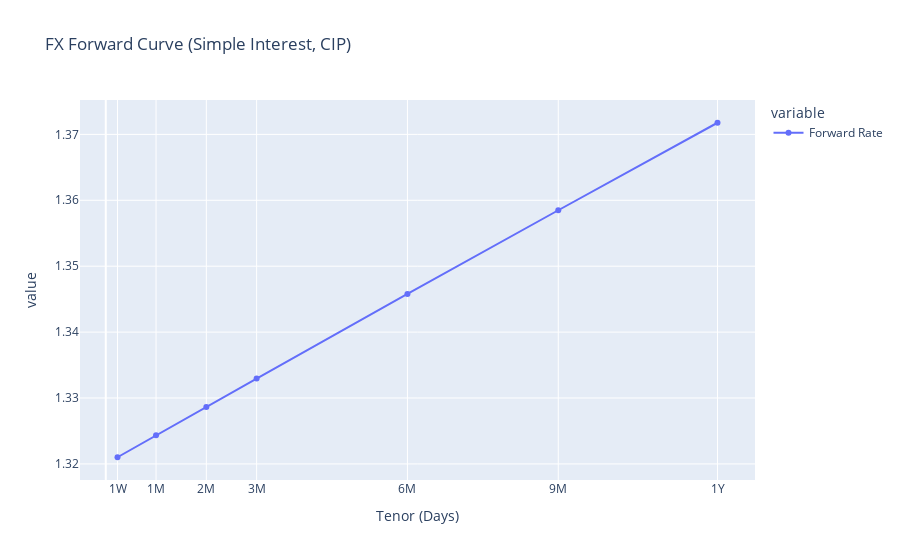

Notebook code for this chart:
### Code cell
# Plot forward curve
tenor_labels = ["1W", "1M", "2M", "3M", "6M", "9M", "1Y"]

fig = px.line(forward_rates_df, x="Tenor (Days)", y=["Forward Rate"], title="FX Forward Curve (Simple Interest, CIP)", markers=True)
fig.update_xaxes(tickvals=tenors_days, ticktext=tenor_labels)
fig.show()

### Figure 1 — Plotly figure (JSON) as saved in the notebook; plotly's stock layout.template omitted (floating-point values rounded to 4 significant figures)
{"data": [{"hovertemplate": "variable=Forward Rate<br>Tenor (Days)=%{x}<br>value=%{y}<extra></extra>", "legendgroup": "Forward Rate", "line": {"color": "#636efa", "dash": "solid"}, "marker": {"symbol": "circle"}, "mode": "lines+markers", "name": "Forward Rate", "orientation": "v", "showlegend": true, "type": "scatter", "x": [7, 30, 60, 90, 180, 270, 365], "xaxis": "x", "y": [1.321, 1.324, 1.329, 1.333, 1.346, 1.358, 1.372], "yaxis": "y"}], "layout": {"legend": {"title": {"text": "variable"}, "tracegroupgap": 0}, "title": {"text": "FX Forward Curve (Simple Interest, CIP)"}, "xaxis": {"anchor": "y", "domain": [0, 1], "ticktext": ["1W", "1M", "2M", "3M", "6M", "9M", "1Y"], "tickvals": [7, 30, 60, 90, 180, 270, 365], "title": {"text": "Tenor (Days)"}}, "yaxis": {"anchor": "x", "domain": [0, 1], "title": {"text": "value"}}}}
